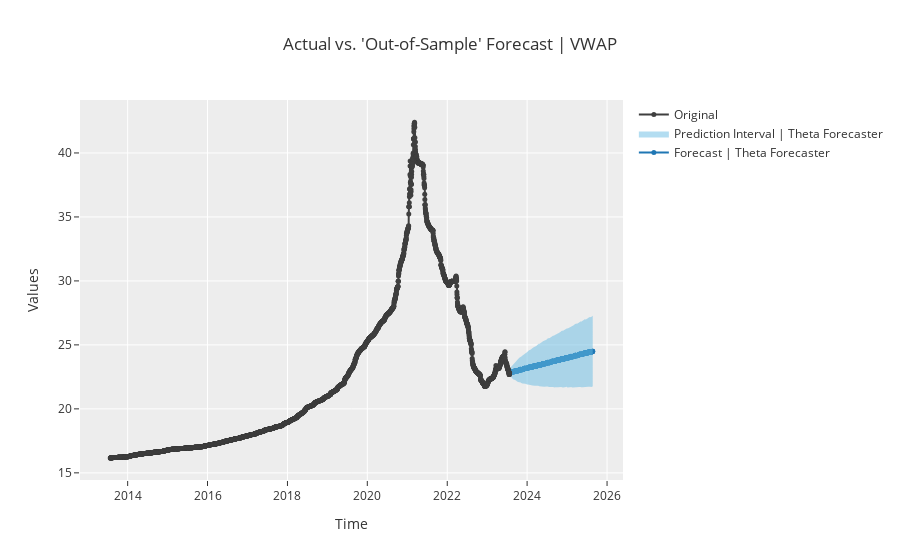

The notebook cell saved with this chart:
### Code cell
exp.plot_model(final_model, plot = 'forecast', data_kwargs = {'fh' : 760})

### Figure 1 — Plotly figure (JSON) as saved in the notebook; plotly's stock layout.template omitted (floating-point values rounded to 4 significant figures; data arrays with more than 128 entries replaced by an {"elided": "..."} marker saying what was removed)
{"data": [{"line": {"color": "#1f77b4"}, "marker": {"size": 5}, "mode": "lines+markers", "name": "Forecast | Theta Forecaster", "showlegend": true, "type": "scatter", "x": {"elided": "760 str values"}, "y": {"elided": "760 float values"}}, {"line": {"width": 0}, "marker": {"color": "#68BBE3"}, "mode": "lines", "name": "Lower Interval", "showlegend": false, "type": "scatter", "x": {"elided": "760 str values"}, "y": {"elided": "760 float values"}}, {"fill": "tonexty", "fillcolor": "rgba(104,187,227,0.5)", "line": {"width": 0}, "marker": {"color": "#68BBE3"}, "mode": "lines", "name": "Prediction Interval | Theta Forecaster", "showlegend": true, "type": "scatter", "x": {"elided": "760 str values"}, "y": {"elided": "760 float values"}}, {"marker": {"color": "#3f3f3f", "size": 5}, "mode": "lines+markers", "name": "Original", "showlegend": true, "type": "scatter", "x": {"elided": "3652 str values"}, "y": {"elided": "3652 float values"}}], "layout": {"showlegend": true, "title": {"text": "Actual vs. 'Out-of-Sample' Forecast | VWAP"}, "xaxis": {"title": {"text": "Time"}}, "yaxis": {"title": {"text": "Values"}}}}
